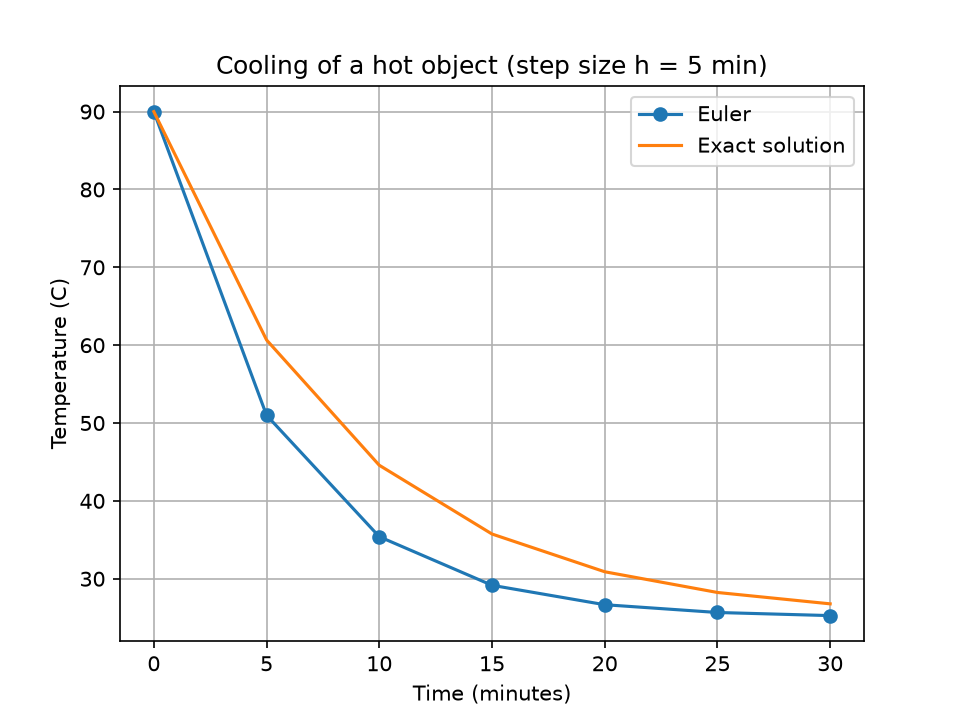

Reproduce this figure in Python.
from pathlib import Path

import numpy as np
import matplotlib.pyplot as plt

# ---- THE ONE CHANGED PARAMETER -------------------------------------------
# Original program used a step size of 1.0 minute. Here it is 5.0 minutes.
h = 5.0  # minutes
# --------------------------------------------------------------------------

# Newton's law of cooling:
# dT/dt = -k(T - T_ambient)
T_ambient = 25.0
T_initial = 90.0
k = 0.12
end_time = 30.0

def cooling_rate(T):
    return -k * (T - T_ambient)

time = np.arange(0, end_time + h, h)
temperature = np.zeros_like(time)
temperature[0] = T_initial

for i in range(len(time) - 1):
    temperature[i + 1] = (
        temperature[i] + h * cooling_rate(temperature[i])
    )

# Exact solution for validation
exact = T_ambient + (T_initial - T_ambient) * np.exp(-k * time)

print(f"Euler temperature after 30 min: {temperature[-1]:.2f} C")
print(f"Exact temperature after 30 min: {exact[-1]:.2f} C")
print(f"Final absolute error: {abs(temperature[-1] - exact[-1]):.4f} C")

plt.plot(time, temperature, marker="o", label="Euler")
plt.plot(time, exact, label="Exact solution")
plt.xlabel("Time (minutes)")
plt.ylabel("Temperature (C)")
plt.title("Cooling of a hot object (step size h = 5 min)")
plt.legend()
plt.grid(True)
plt.savefig(Path(__file__).with_name("Task_17_modified_parameter.png"), dpi=150)
plt.show()
